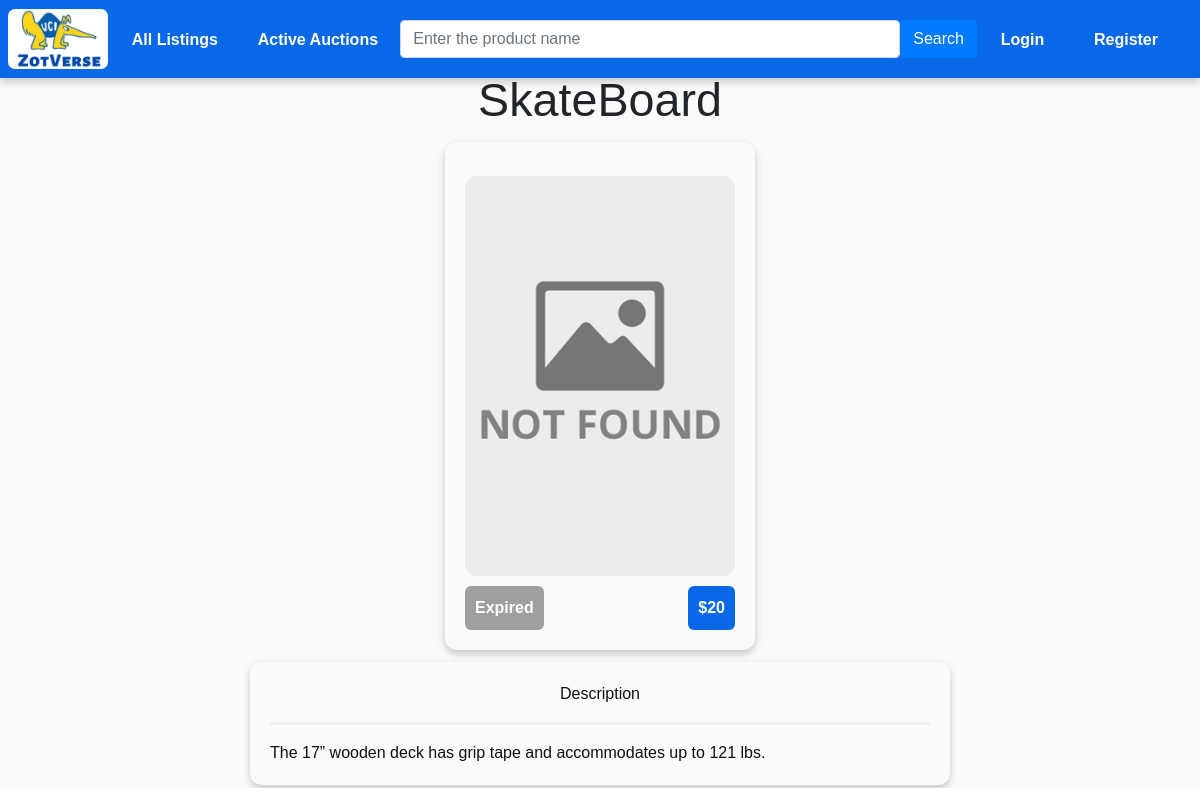
The app's page /auctions/36/ with its own data.
### auctions/models.py (models this page shows, shortened)
class Auction(models.Model):
    author = models.ForeignKey(User, on_delete=models.CASCADE)
    title = models.CharField(max_length=300)
    desc = models.CharField(max_length=2000, blank=True)
    image = models.ImageField(upload_to='auction_images/', blank=True, default = 'auction_images/default/default.svg')
    min_value = models.IntegerField()
    date_added = models.DateTimeField()
    duration = models.FloatField(default=24)
    is_active = models.BooleanField(default=True)
    winner = models.ForeignKey(User, on_delete=models.SET("(deleted)"),
                               blank=True,
                               null=True,
                               related_name="auction_winner",
                               related_query_name="auction_winner")
    final_value = models.IntegerField(blank=True, null=True)
    def resolve(self):
        if self.is_active:
            if self.has_expired():
                highest_bid = Bid.objects.filter(auction=self).order_by('-amount').order_by('date').first()
                if highest_bid:
                    self.winner = highest_bid.bidder
                    self.final_value = highest_bid.amount
                self.is_active = False
                self.save()

### auctions/views.py (the view, shortened to what this page needs)
# urls.py: path('<int:auction_id>/', views.detail, name='detail'),
def detail(request, auction_id):
    auction = get_object_or_404(Auction, pk=auction_id)
    auction.resolve()
    already_bid = False
    return render(request, 'auctions/detail.html', {'auction': auction, 'already_bid': already_bid})

### auctions/templates/auctions/detail.html (shortened to what this page needs)
{% extends "base.html" %}
{% block content %}
<h1> {{ auction.title }} </h1>
<div class="wrapper">
    <span class="auction-card">
        <span><img class="auction_image_index" src="{{ auction.image.url }}" style="
            max-width: 100%;margin-top: 5%;" onerror="this.onerror=null; this.src='/static/nofound.png'"></span>
            {% if auction.is_active %}
                {% if auction.remaining_minutes < 2 %}
                    <div class="auction-card-urgent">Less than {{ auction.remaining_minutes }} min</div>
                {% else %}
                    <div class="auction-card-active">Less than {{ auction.remaining_minutes }} min</div>
                {% endif %}
            {% else %}
            <div class="auction-card-inactive">Expired</div>
            {% endif %}
            <div class="auction-card-value">${{ auction.min_value }}</div>
        </div>
</div>
{% if auction.desc %}
<div class="wrapper">
    <div class="desc_box">
    <div class="desc_box_title">Description</div>
    <hr>
    {{ auction.desc }}
    </div>
</div>
{% endif %}
{% endblock %}

### static/css/style.css (style rules this page uses)
:root { --background: #FFFFFF; --color0: #F1F1F1; --color1: #ED665B; --color2: #39B8A5; --color3: #F98F3D; --color4: #1972E7; --color5: #AE5BF6; --color6: #4DCCE5; --color7: #101010; --color8: #9F9F9F; --color9: #ED3D2E; --color10: #16B8A0; --color11: #F97916; --color12: #0868E7; --color13: #9422F6; --color14: #10C2E5; --color15: #656565; --color16: #ffff00; --main-bg: #FAFAFA; --navbar-bg: #2A2A2A; --light-green: #C8F9E3; --navbar-bg-hover: #3A3A3A; --shadow: 0 4px 8px 0 rgba(0,0,0,0.2); --strong-shadow: 0 4px 8px 0 rgba(0,0,0,0.5); }
body { background: var(--main-bg); }
* { font-family: sans-serif !important; }
hr { border: 0; height: 3px; background: var(--color0); }
h1 { text-align: center; font-size: 35pt; }
.desc_box { box-shadow: var(--shadow); display: inline-block; float: center; border-radius: 12px; padding: 20px; margin: 6px; width: 700px; text-decoration: none; color: var(--color7); overflow-wrap: break-word; text-align: left; }
.desc_box_title { text-align: center; }
.wrapper { margin: 0 auto; text-align: center; }
.auction_image_index { margin-top: -15px; margin-left: -20px; margin-right: -20px; border-top-left-radius: 12px; border-top-right-radius: 12px; width:300px; height:400px; object-fit: cover; margin-bottom: 10px; border-radius: 12px; }
.auction-card { box-shadow: var(--shadow); display: inline-block; flex: 1 0 21%; border-radius: 12px; padding: 20px; margin: 6px; width: 310px; text-decoration: none; color: var(--color7); }
.auction-card-value { font-weight: bold; color: var(--background); background: var(--color12); padding: 10px; border-radius: 6px; float: right; }
.auction-card-inactive { font-weight: bold; color: var(--background); background: var(--color8); padding: 10px; border-radius: 6px; float: left; }

### records on screen
Auction: title "SkateBoard", min_value "20", desc "The 17” wooden deck has grip tape and accommodates up to 121 lbs."
